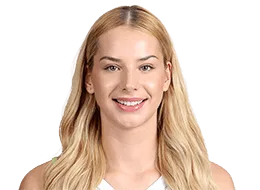
#> input picture asset_run_history/2026-06-08/0352_UTC/data/assets/thumbs/ast_a91a4e12413928.webp, 260 x 190 px, given in place of jackie-young_img_6028f5e4a8042a.jpg, which was not available
$ python build_hsd_wnba_editorial_rescue_v1.py
#> lines starting #> are read from the running program, lines starting #| are printed output that depends on the picture; pictures that were not available may be replaced by others from this repository, and a replacement may not be noted
### hsd_creative_tools.py
from __future__ import annotations

import os
import json
import subprocess
import sys
from pathlib import Path
from typing import Any

try:
    import winreg
except ImportError:  # pragma: no cover
    winreg = None  # type: ignore[assignment]


def repo_root() -> Path:
    return Path(__file__).resolve().parent


DEFAULT_PHOTOSHOP_COM_TIMEOUT_SEC = 45


def photoshop_wrapper_path() -> Path:
    return repo_root() / "scripts" / "run_hsd_photoshop_com.ps1"


def photoshop_cli_wrapper_path() -> Path:
    return repo_root() / "scripts" / "run_hsd_photoshop.py"


# [68 lines left out: functions build_photoshop_wrapper_command, build_photoshop_cli_command, not called in this run]


def _query_registry_app_path(exe_name: str) -> Path | None:
    if winreg is None or os.name != "nt":
        return None
    roots = [
        (winreg.HKEY_LOCAL_MACHINE, r"SOFTWARE\Microsoft\Windows\CurrentVersion\App Paths"),
        (winreg.HKEY_LOCAL_MACHINE, r"SOFTWARE\WOW6432Node\Microsoft\Windows\CurrentVersion\App Paths"),
        (winreg.HKEY_CURRENT_USER, r"SOFTWARE\Microsoft\Windows\CurrentVersion\App Paths"),
    ]
    for root, base in roots:
        try:
            with winreg.OpenKey(root, fr"{base}\{exe_name}") as key:
                value, _ = winreg.QueryValueEx(key, None)
        except OSError:
            continue
        if value:
            return Path(str(value))
    return None


def _query_uninstall_install_location(display_name_fragment: str) -> Path | None:
    if winreg is None or os.name != "nt":
        return None
    uninstall_roots = [
        (winreg.HKEY_LOCAL_MACHINE, r"SOFTWARE\Microsoft\Windows\CurrentVersion\Uninstall"),
        (winreg.HKEY_LOCAL_MACHINE, r"SOFTWARE\WOW6432Node\Microsoft\Windows\CurrentVersion\Uninstall"),
        (winreg.HKEY_CURRENT_USER, r"SOFTWARE\Microsoft\Windows\CurrentVersion\Uninstall"),
    ]
    needle = display_name_fragment.casefold()
    for root, base in uninstall_roots:
        try:
            with winreg.OpenKey(root, base) as uninstall_key:
                subkey_count, _, _ = winreg.QueryInfoKey(uninstall_key)
                for index in range(subkey_count):
                    try:
                        child_name = winreg.EnumKey(uninstall_key, index)
                        with winreg.OpenKey(uninstall_key, child_name) as child:
                            display_name, _ = winreg.QueryValueEx(child, "DisplayName")
                            if needle not in str(display_name).casefold():
                                continue
                            install_location, _ = winreg.QueryValueEx(child, "InstallLocation")
                            if install_location:
                                return Path(str(install_location))
                    except OSError:
                        continue
        except OSError:
            continue
    return None


def _first_existing_path(candidates: list[Path | None]) -> Path | None:
    for candidate in candidates:
        if candidate and candidate.exists():
            return candidate
    return None


def _discover_tool(display_name_fragment: str, exe_name: str, fallbacks: list[Path]) -> dict[str, Any]:
    app_path = _query_registry_app_path(exe_name)
    install_location = _query_uninstall_install_location(display_name_fragment)
    exe_from_install = install_location / exe_name if install_location else None
    resolved = _first_existing_path([app_path, exe_from_install, *fallbacks])
    install_dir = resolved.parent if resolved else install_location
    return {
        "available": bool(resolved),
        "display_name": display_name_fragment,
        "executable_path": resolved.as_posix() if resolved else "",
        "install_dir": install_dir.as_posix() if install_dir else "",
        "app_path_registry": app_path.as_posix() if app_path else "",
        "install_location_registry": install_location.as_posix() if install_location else "",
    }


# [47 lines left out: function probe_photoshop_com, not called in this run]


def resolve_photoshop_execution(*, probe_com: bool = False) -> dict[str, Any]:
    photoshop = _discover_tool(
        "Adobe Photoshop",
        "Photoshop.exe",
        [
            Path(r"C:\Program Files\Adobe\Adobe Photoshop 2025\Photoshop.exe"),
            Path(r"E:\Installed Programs\Creative Cloud\Adobe Photoshop 2025\Photoshop.exe"),
        ],
    )
    com_result = {"available": False, "version": "", "error": ""}
    if probe_com and photoshop["available"]:
        com_result = probe_photoshop_com()
    execution_mode = ""
    if com_result["available"]:
        execution_mode = "com"
    elif photoshop["available"]:
        execution_mode = "exe"
    photoshop.update(
        {
            "com_available": bool(com_result["available"]),
            "com_version": com_result["version"],
            "com_error": com_result["error"],
            "preferred_execution_mode": execution_mode,
            "wrapper_script_path": photoshop_wrapper_path().as_posix(),
        }
    )
    return photoshop


def discover_local_creative_tools(*, probe_photoshop_com: bool = False) -> dict[str, dict[str, Any]]:
    return {
        "photoshop": resolve_photoshop_execution(probe_com=probe_photoshop_com),
        "lightroom": _discover_tool(
            "Lightroom Classic",
            "Lightroom.exe",
            [
                Path(r"C:\Program Files\Adobe\Adobe Lightroom Classic\Lightroom.exe"),
                Path(r"E:\Installed Programs\Creative Cloud\Adobe Lightroom Classic\Lightroom.exe"),
            ],
        ),
        "topaz_photo": _discover_tool(
            "Topaz Photo",
            "Topaz Photo AI.exe",
            [
                Path(r"C:\Program Files\Topaz Labs LLC\Topaz Photo AI\Topaz Photo AI.exe"),
                Path(r"E:\Installed Programs\Topaz Labs LLC\Topaz Photo AI\Topaz Photo AI.exe"),
            ],
        ),
    }

### hsd_run_io.py
from __future__ import annotations

import csv
import io
import json
import os
import re
from pathlib import Path
from typing import Any, Callable, Dict, Iterable, List, Sequence


DEFAULT_VOLATILE_JSON_KEYS = frozenset(
    {
        "compiled_at",
        "compiled_at_local",
        "compiled_at_utc",
        "generated_at",
        "generated_at_local",
        "generated_at_utc",
        "reviewed_at",
        "reviewed_at_local",
        "reviewed_at_utc",
    }
)
DEFAULT_VOLATILE_JSON_SUFFIXES = (
    "_compiled_at",
    "_compiled_at_local",
    "_compiled_at_utc",
    "_generated_at",
    "_generated_at_local",
    "_generated_at_utc",
    "_reviewed_at",
    "_reviewed_at_local",
    "_reviewed_at_utc",
)
DEFAULT_VOLATILE_MARKDOWN_PREFIXES = (
    "Generated:",
    "Draft-copy generated at UTC:",
)


def run_output_dir() -> Path | None:
    raw = os.environ.get("HSD_RUN_OUTPUT_DIR", "").strip()
    if not raw:
        return None
    return Path(raw).resolve()


# [26 lines left out: functions output_path, input_candidates, input_path, not called in this run]


def exists(path: str | Path) -> bool:
    return input_path(path).exists()


def is_file(path: str | Path) -> bool:
    return input_path(path).is_file()


def is_dir(path: str | Path) -> bool:
    return input_path(path).is_dir()


# [17 lines left out: functions _read_existing_text, _write_text_if_changed, not called in this run]


def _is_volatile_json_key(key: str, volatile_keys: set[str]) -> bool:
    return key in volatile_keys or key.endswith(DEFAULT_VOLATILE_JSON_SUFFIXES)


# [147 lines left out: functions _normalize_json_payload, _existing_json_matches, _normalize_csv_rows, _existing_csv_matches, strip_volatile_markdown_lines, write_text and 5 more, not called in this run]

### scripts/build_hsd_wnba_editorial_rescue_v1.py
from __future__ import annotations

import argparse
import csv
import hashlib
import json
import sys
from datetime import datetime, timezone
from pathlib import Path
from typing import Any

sys.path.insert(0, str(Path(__file__).resolve().parents[1]))

from hsd_creative_tools import discover_local_creative_tools
from hsd_run_io import run_output_dir, write_csv, write_json, write_text

try:
    from PIL import Image, ImageChops, ImageDraw, ImageEnhance, ImageFilter, ImageFont, ImageOps, ImageStat
except Exception:  # pragma: no cover
    Image = None  # type: ignore[assignment]
    ImageChops = None  # type: ignore[assignment]
    ImageDraw = None  # type: ignore[assignment]
    ImageEnhance = None  # type: ignore[assignment]
    ImageFilter = None  # type: ignore[assignment]
    ImageFont = None  # type: ignore[assignment]
    ImageOps = None  # type: ignore[assignment]
    ImageStat = None  # type: ignore[assignment]


VERSION = "hsd-wnba-editorial-rescue-v1-review-only"
GENERATED_BY = "scripts/build_hsd_wnba_editorial_rescue_v1.py"
DEFAULT_OUTPUT_DIR = Path("outputs/local/tmp/wnba_editorial_rescue_v1")
CONTACT_SHEET_NAME = "contact_sheet.png"
MANIFEST_NAME = "manifest.json"
REPORT_NAME = "visual_report.md"
CSV_NAME = "manual_visual_review_intake.csv"
LAYER_MAP_NAME = "layer_map.md"
BURN_IN = "REVIEW ONLY - WNBA EDITORIAL RESCUE"
CANVAS = {"width": 1080, "height": 1350}

FALSE_GUARDRAILS = {
    "review_only": True,
    "asset_downloads": False,
    "approval_state_change": False,
    "approved_marker_writes": False,
    "auto_approval": False,
    "auto_publish": False,
    "download_performed": False,
    "move_files": False,
    "paid_apis": False,
    "protected_asset_moves": False,
    "publish_ready": False,
    "publishing": False,
    "source_auto_enabled": False,
    "blender_used": False,
    "photoshop_used": False,
}

SOURCE_POOL: dict[str, dict[str, Any]] = {
    "jackie_young": {
        "source_image_path": Path("data/assets/player_images/jackie-young_img_6028f5e4a8042a.jpg"),
        "player_name": "Jackie Young",
        "team_name": "Las Vegas Aces",
        "accent": (239, 84, 92),
        "support": (227, 213, 165),
    },
    "aja_wilson": {
        "source_image_path": Path("data/assets/player_images/a-ja-wilson_img_bc9d5ea0730f15.jpg"),
        "player_name": "A'ja Wilson",
        "team_name": "Las Vegas Aces",
        "accent": (245, 194, 92),
        "support": (223, 231, 242),
    },
    "arike_ogunbowale": {
        "source_image_path": Path("data/assets/player_images/arike-ogunbowale_img_b657bc0d660f71.jpg"),
        "player_name": "Arike Ogunbowale",
        "team_name": "Dallas Wings",
        "accent": (230, 53, 75),
        "support": (210, 216, 228),
    },
    "nneka_ogwumike": {
        "source_image_path": Path("data/assets/player_images/nneka-ogwumike_img_5f16a036aea79f.jpg"),
        "player_name": "Nneka Ogwumike",
        "team_name": "Los Angeles Sparks",
        "accent": (247, 205, 53),
        "support": (224, 224, 226),
    },
}


def now_iso() -> str:
    return datetime.now(timezone.utc).isoformat()


def repo_root() -> Path:
    return Path(__file__).resolve().parents[1]


def resolve_output_dir(explicit: str | None = None) -> Path:
    if explicit:
        return Path(explicit)
    return run_output_dir() or DEFAULT_OUTPUT_DIR


def resolve_source_image(raw: str | Path) -> Path:
    path = Path(raw)
    return path if path.is_absolute() else repo_root() / path


def sha256_file(path: Path) -> str:
    digest = hashlib.sha256()
    with path.open("rb") as handle:
        for chunk in iter(lambda: handle.read(1024 * 1024), b""):
            digest.update(chunk)
    return digest.hexdigest()


def load_font(size: int, *, bold: bool = True) -> Any:
    if ImageFont is None:
        raise RuntimeError("Pillow ImageFont is unavailable")
    candidates = [
        Path(r"C:\Windows\Fonts\arialbd.ttf" if bold else r"C:\Windows\Fonts\arial.ttf"),
        Path(r"C:\Windows\Fonts\bahnschrift.ttf"),
        Path(r"C:\Windows\Fonts\seguisb.ttf" if bold else r"C:\Windows\Fonts\segoeui.ttf"),
    ]
    for candidate in candidates:
        if candidate.exists():
            try:
                return ImageFont.truetype(candidate.as_posix(), size=size)
            except Exception:
                continue
    return ImageFont.load_default()


def png_dimensions(path: Path) -> list[int]:
    if Image is None:
        return []
    with Image.open(path) as image:
        return [int(image.size[0]), int(image.size[1])]


def fit_crop(source_image: Path, center: list[float], zoom: float) -> Any:
#> called with zoom = 1.04
    if Image is None or ImageOps is None:
        raise RuntimeError("Pillow is required for WNBA editorial rescue renders")
    with Image.open(source_image) as image:
#> image is the input picture: PIL image 260x190 RGBA; mean R, G, B, A 104.6, 85.2, 72.2, 117.8
        rgb = image.convert("RGB")
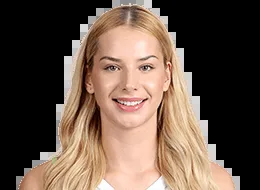
#> rgb: PIL image 260x190 RGB; mean R, G, B 104.6, 85.2, 72.2
        width, height = rgb.size
        target_ratio = CANVAS["width"] / CANVAS["height"]
        if width / height > target_ratio:
            base_height = height
            base_width = int(round(height * target_ratio))
        else:
            base_width = width
            base_height = int(round(width / target_ratio))
        zoom = max(1.0, float(zoom))
        crop_width = max(1, int(round(base_width / zoom)))
        crop_height = max(1, int(round(base_height / zoom)))
        center_x = int(round(width * float(center[0])))
        center_y = int(round(height * float(center[1])))
        left = max(0, min(width - crop_width, center_x - crop_width // 2))
        top = max(0, min(height - crop_height, center_y - crop_height // 2))
        crop = rgb.crop((left, top, left + crop_width, top + crop_height))
        resample = getattr(getattr(Image, "Resampling", Image), "LANCZOS", 1)
        return crop.resize((CANVAS["width"], CANVAS["height"]), resample)
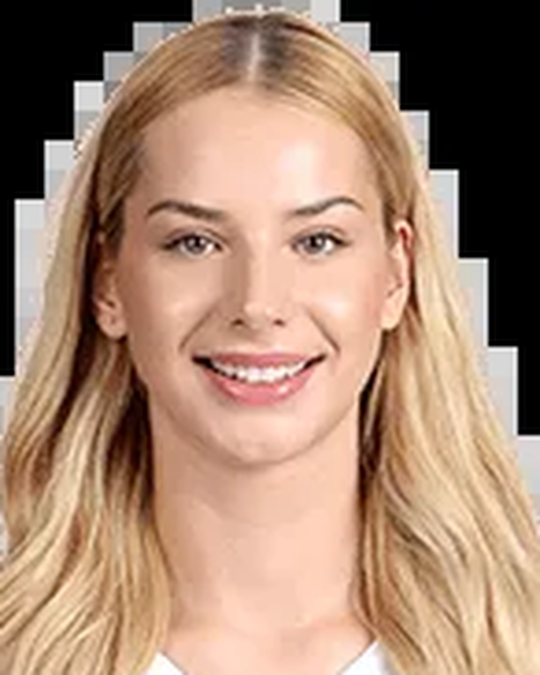
#> returned value: PIL image 1080x1350 RGB (shown at 1/2 size); mean R, G, B 167.7, 135.4, 114.1


def apply_grade(image: Any, grade: dict[str, Any]) -> Any:
    if Image is None or ImageEnhance is None or ImageOps is None:
        raise RuntimeError("Pillow enhancements are required for WNBA editorial rescue renders")
    graded = ImageOps.autocontrast(image.convert("RGB"), cutoff=1)
    graded = ImageEnhance.Brightness(graded).enhance(float(grade.get("brightness", 0.76)))
    graded = ImageEnhance.Contrast(graded).enhance(float(grade.get("contrast", 1.25)))
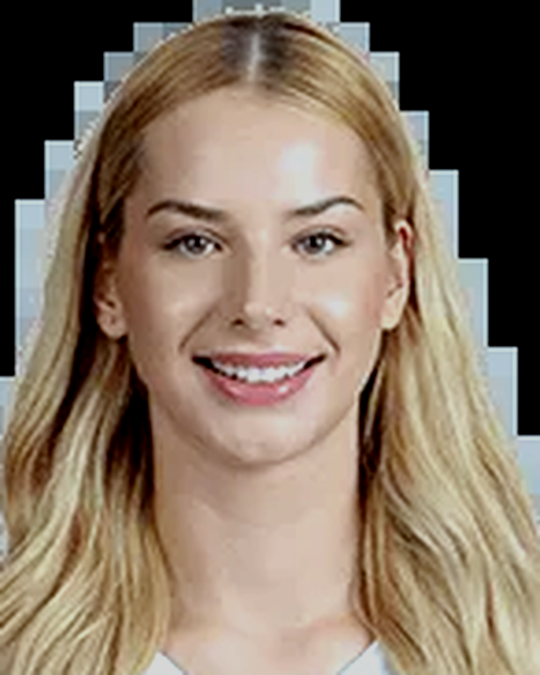
#> graded: PIL image 1080x1350 RGB (shown at 1/2 size); mean R, G, B 134.8, 117.6, 100.5
    graded = ImageEnhance.Color(graded).enhance(float(grade.get("color", 0.94)))
    graded = ImageEnhance.Sharpness(graded).enhance(float(grade.get("sharpness", 1.08)))

    width, height = graded.size
    vignette = float(grade.get("vignette", 0.0))
#> vignette = 0.32
    if vignette > 0:
        mask = Image.new("L", (width, height), 0)
#> mask: PIL image 1080x1350 L; every value is 0
        stat = ImageStat.Stat(graded.convert("L"))
        center_x = width * 0.54
        center_y = height * 0.44
        max_distance = ((max(center_x, width - center_x) ** 2) + (max(center_y, height - center_y) ** 2)) ** 0.5
        threshold = max(50, min(140, int(stat.mean[0] + 18)))
#> threshold = 138
        pixels: list[int] = []
        for y in range(height):
            for x in range(width):
                distance = (((x - center_x) ** 2) + ((y - center_y) ** 2)) ** 0.5 / max_distance
                strength = max(0.0, min(1.0, (distance - 0.42) / 0.58))
                pixels.append(int(255 * vignette * strength))
#> after the loop, pixels = 1458000 items
        mask.putdata(pixels)
        dark = Image.new("RGB", (width, height), (7, 9, 13))
        graded = Image.composite(dark, graded, mask)
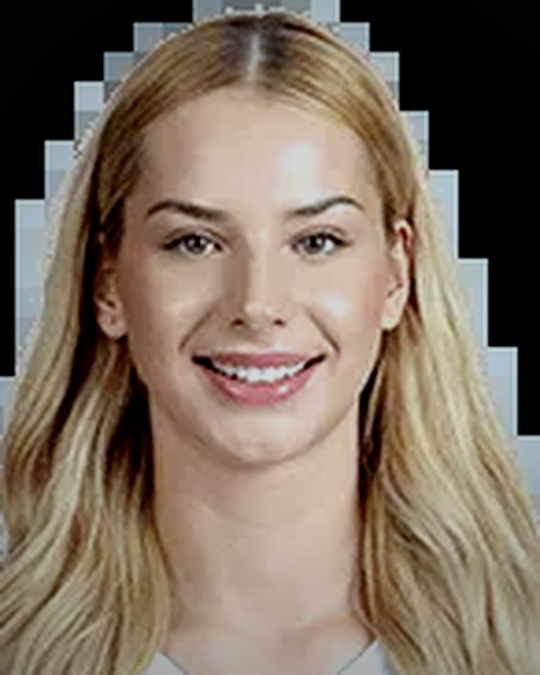
#> graded: PIL image 1080x1350 RGB (shown at 1/2 size); mean R, G, B 125.4, 110.3, 95.6

    top_scrim = float(grade.get("top_scrim", 0.0))
#> top_scrim = 0.16
    if top_scrim > 0:
        scrim = Image.new("RGBA", (width, height), (0, 0, 0, 0))
#> scrim: PIL image 1080x1350 RGBA; every value is 0
        alpha = Image.new("L", (width, height), 0)
        alpha_pixels: list[int] = []
        fade_height = max(1, int(height * 0.34))
        for y in range(height):
            local = max(0.0, 1.0 - (y / fade_height))
            alpha_pixels.extend([int(255 * top_scrim * local)] * width)
#> after the loop, alpha_pixels = 1458000 items
        alpha.putdata(alpha_pixels)
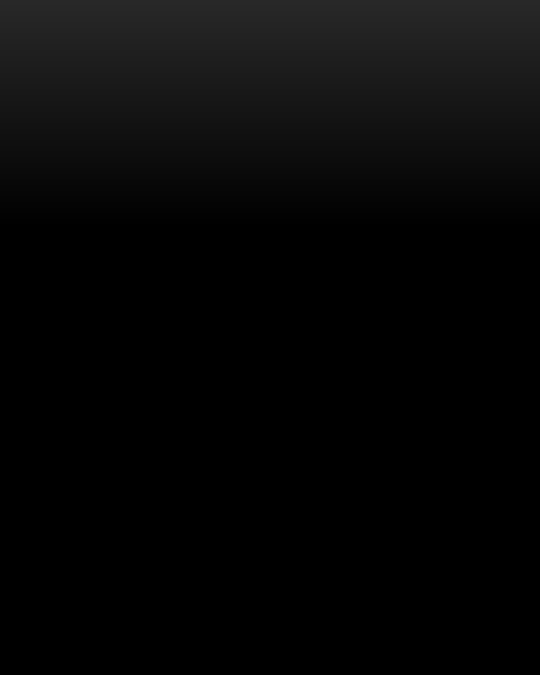
#> alpha: PIL image 1080x1350 L (shown at 1/2 size); min 0, max 40, mean 6.8
        scrim.putalpha(alpha)
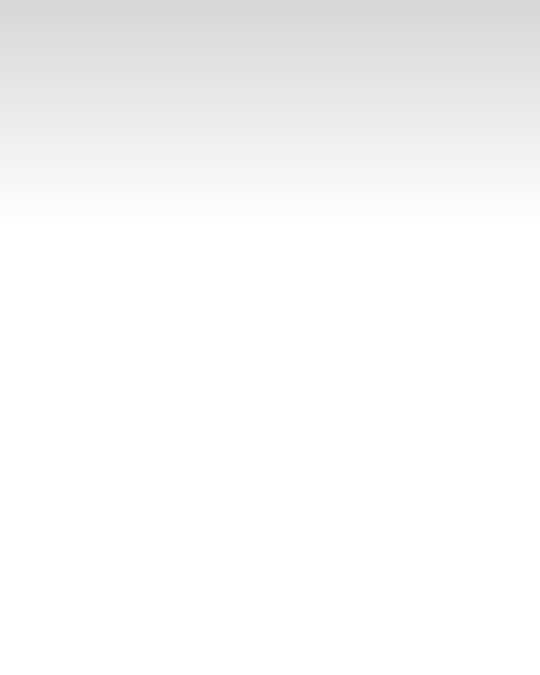
#> scrim: PIL image 1080x1350 RGBA (shown at 1/2 size); mean R, G, B, A 0, 0, 0, 6.8; transparent parts drawn white
        graded = Image.alpha_composite(graded.convert("RGBA"), scrim).convert("RGB")

    return graded


def add_gradient_scrim(image: Any, side: str, strength: float, width_ratio: float) -> Any:
#> called with side = 'right', strength = 0.18, width_ratio = 0.26
    if Image is None or ImageEnhance is None or ImageOps is None:
        raise RuntimeError("Pillow is required for WNBA editorial rescue scrims")
    width, height = image.size
    band_width = max(1, int(width * width_ratio))
    alpha = max(0, min(255, int(255 * strength)))
    if alpha <= 0:
        return image.convert("RGBA")

    if side in {"left", "right"}:
        grad = Image.linear_gradient("L").resize((band_width, height))
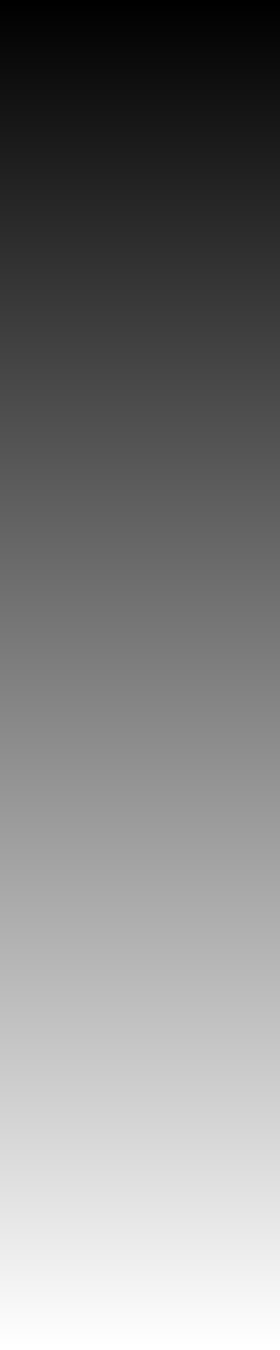
#> grad: PIL image 280x1350 L; min 0, max 255, mean 127.5
        if side == "right":
            grad = ImageOps.mirror(grad)
        mask = Image.new("L", (width, height), 0)
        mask.paste(grad, (0 if side == "left" else width - band_width, 0))
    else:
        grad = Image.linear_gradient("L").rotate(90, expand=True).resize((width, band_width))
        if side == "bottom":
            grad = ImageOps.flip(grad)
        mask = Image.new("L", (width, height), 0)
        mask.paste(grad, (0, 0 if side == "top" else height - band_width))

    mask = ImageEnhance.Brightness(mask).enhance(alpha / 255.0)
#> (the rest of the program and of its run is left out)
